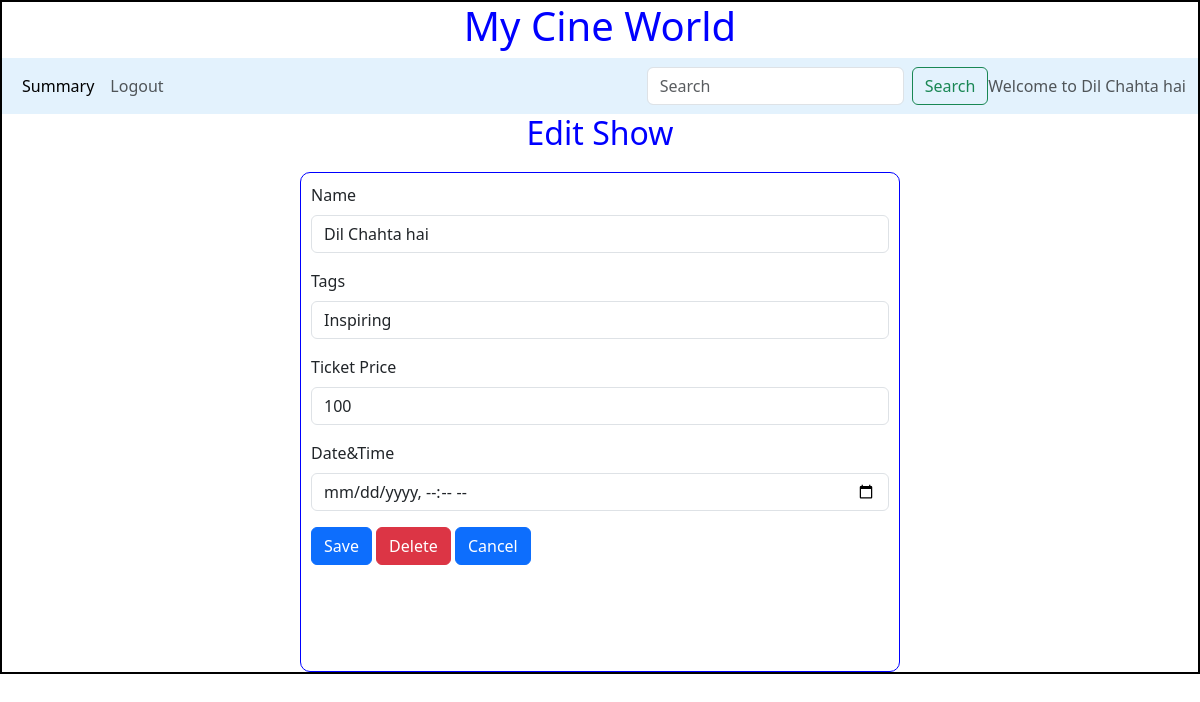
The page /edit_show/1/Dil Chahta hai on the database as committed earlier.
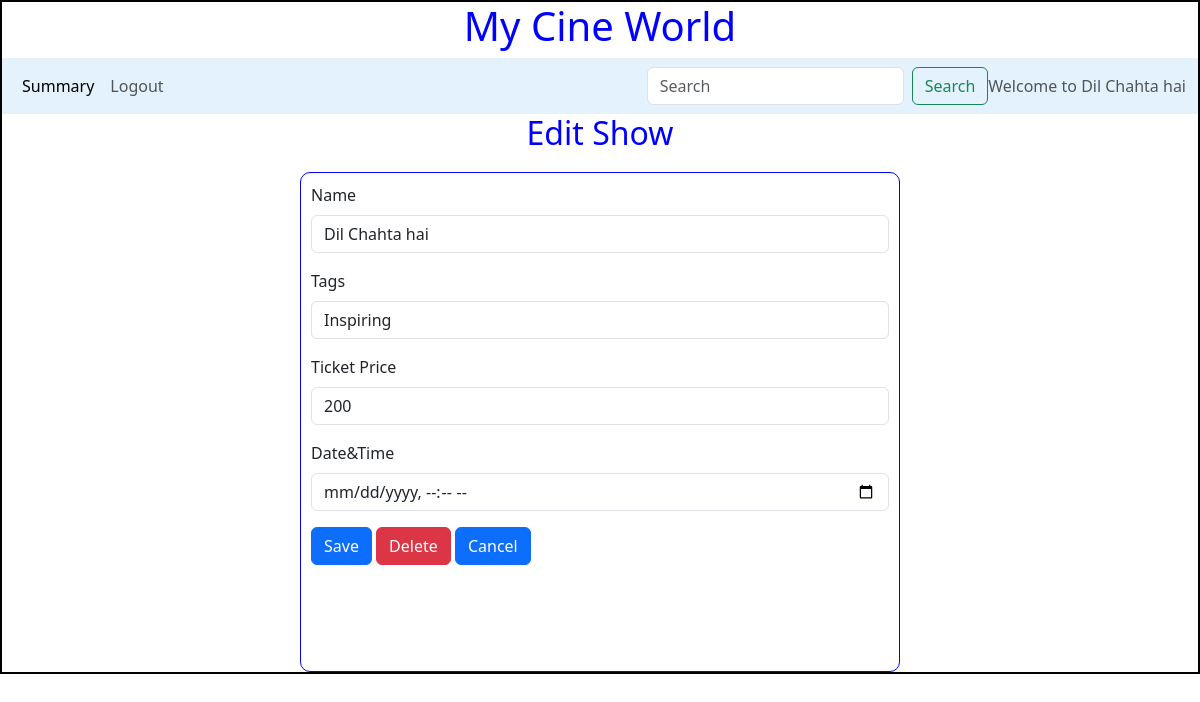
The same page on the database as committed later.
### backend/models.py (models this page shows)
class Show(db.Model):
    __tablename__="show"
    id = db.Column(db.Integer,primary_key=True)
    name = db.Column(db.String,nullable=False)
    tags = db.Column(db.String,nullable=False)
    ratings= db.Column(db.Integer,default=0)
    ticket_price = db.Column(db.Integer,default=0.0)
    date_time=db.Column(db.DateTime,nullable=False)
    theatre_id = db.Column(db.Integer,db.ForeignKey("theatre.id"),nullable=False)
    ticket=db.Relationship("Ticket",cascade="all,delete",backref="show",lazy=True)

### backend/controllers.py (the view, shortened to what this page needs)
@app.route("/edit_show/<id>/<name>",methods=["POST","GET"])
def edit_show(id,name):
    s=get_show(id)
    return render_template("edit_show.html",show=s,name=name)

### backend/controllers.py (called while the page is built)
def get_show(id):
    show=Show.query.filter_by(id=id).first()
    return show

### templates/edit_show.html
{%extends "admin_layout.html"%}
{%block content%}
            {%if show%}
            <div class="center"><h2>Edit Show</h2></div>
            <form action="/edit_show/{{show.id}}/{{name}}" method="POST">
            <div class="input_form">
                <div class="mb-3">
                    <label for="name" class="form-label">Name</label>
                    <input type="text" class="form-control" name="sname" id="name" value="{{show.name}}">
                  </div>
                  <div class="mb-3">
                    <label for="tags" class="form-label">Tags</label>
                    <input type="text" class="form-control" name="tags" id="tags" value="{{show.tags}}">
                  </div>
                  <div class="mb-3">
                    <label for="ticket_price" class="form-label">Ticket Price</label>
                    <input type="number" class="form-control" name="ticket_price" id="ticket_price" value="{{show.ticket_price}}">
                  </div>
                  <div class="mb-3">
                    <label for="dt_time" class="form-label">Date&Time</label>
                    <input type="datetime-local" class="form-control" name="dt_time" id="dt_time" value="{{show.dt_time}}">
                  </div>
                  <div class="mb-3">
                    <button type="submit" class="btn btn-primary">Save</button>
                    <a href="/delete_show/{{show.id}}/{{name}}" type="button" class="btn btn-danger">Delete</a>
                    <a href="/admin/{{name}}" type="button" class="btn btn-primary">Cancel</a>
                  </div>
            </div></form>{%endif%}
            {%endblock%}

### templates/admin_layout.html (shortened to what this page needs)
<!DOCTYPE html>
<html lang="en">
<head>
    <link rel="stylesheet" href="/static/styles/main.css">
    <link href="https://cdn.jsdelivr.net/npm/bootstrap@5.3.3/dist/css/bootstrap.min.css" rel="stylesheet">
</head>
<body>
    <div class="my_container">
        <div class="center"><h1>My Cine World</h1></div>
        <div class="my_pannel">
            <nav class="navbar navbar-expand-lg navbar-light" style="background-color: #e3f2fd;">
                <div class="container-fluid">
                  <div class="collapse navbar-collapse" id="navbarText">
                    <ul class="navbar-nav me-auto mb-2 mb-lg-0">
                      <li class="nav-item">
                        <a class="nav-link active" aria-current="page" href="#">Summary</a>
                      </li>
                      <li class="nav-item">
                        <a class="nav-link" href="/login">Logout</a>
                      </li>
                    </ul></div>
                    <form class="d-flex" method="POST" action="/search/{{name}}">
                        <input class="form-control me-2" type="search" placeholder="Search" aria-label="Search" name="search_txt" id="search_txt">
                        <button class="btn btn-outline-success" type="submit">Search</button>
                      </form>
                    <span class="navbar-text">
                      Welcome to {{name}}
                    </span>
                  </div>
                  </nav>
                </div>
              {%block content%}{%endblock%}
              </div>
    </body>
</html>

Rows that differ between the two databases and show on the page:
changed Show "Dil Chahta hai": ticket_price "100" → "200"
